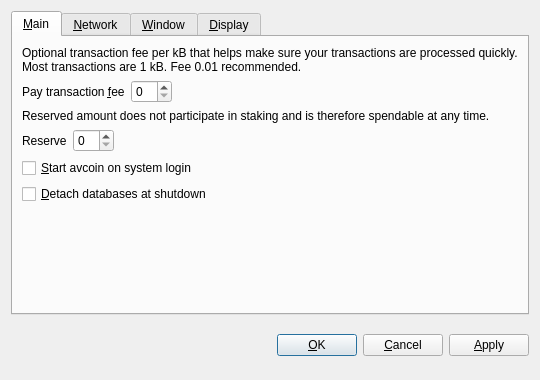
<?xml version="1.0" encoding="UTF-8"?>
<ui version="4.0">
 <class>OptionsDialog</class>
 <widget class="QDialog" name="OptionsDialog">
  <property name="geometry">
   <rect>
    <x>0</x>
    <y>0</y>
    <width>540</width>
    <height>380</height>
   </rect>
  </property>
  <property name="windowTitle">
   <string>Options</string>
  </property>
  <property name="modal">
   <bool>true</bool>
  </property>
  <layout class="QVBoxLayout" name="verticalLayout">
   <item>
    <widget class="QTabWidget" name="tabWidget">
     <property name="tabPosition">
      <enum>QTabWidget::North</enum>
     </property>
     <property name="currentIndex">
      <number>0</number>
     </property>
     <widget class="QWidget" name="tabMain">
      <attribute name="title">
       <string>&amp;Main</string>
      </attribute>
      <layout class="QVBoxLayout" name="verticalLayout_Main">
       <item>
        <widget class="QLabel" name="transactionFeeInfoLabel">
         <property name="text">
          <string>Optional transaction fee per kB that helps make sure your transactions are processed quickly. Most transactions are 1 kB. Fee 0.01 recommended.</string>
         </property>
         <property name="textFormat">
          <enum>Qt::PlainText</enum>
         </property>
         <property name="wordWrap">
          <bool>true</bool>
         </property>
        </widget>
       </item>
       <item>
        <layout class="QHBoxLayout" name="horizontalLayoutFee">
         <item>
          <widget class="QLabel" name="transactionFeeLabel">
           <property name="text">
            <string>Pay transaction &amp;fee</string>
           </property>
           <property name="textFormat">
            <enum>Qt::PlainText</enum>
           </property>
           <property name="buddy">
            <cstring>transactionFee</cstring>
           </property>
          </widget>
         </item>
         <item>
          <widget class="BitcoinAmountField" name="transactionFee"/>
         </item>
         <item>
          <spacer name="horizontalSpacerFee">
           <property name="orientation">
            <enum>Qt::Horizontal</enum>
           </property>
           <property name="sizeHint" stdset="0">
            <size>
             <width>40</width>
             <height>20</height>
            </size>
           </property>
          </spacer>
         </item>
        </layout>
       </item>
       <item>
        <widget class="QLabel" name="reserveBalanceInfoLabel">
         <property name="text">
          <string>Reserved amount does not participate in staking and is therefore spendable at any time.</string>
         </property>
         <property name="textFormat">
          <enum>Qt::PlainText</enum>
         </property>
         <property name="wordWrap">
          <bool>true</bool>
         </property>
        </widget>
       </item>
       <item>
        <layout class="QHBoxLayout" name="horizontalLayoutReserveBalance">
         <item>
          <widget class="QLabel" name="reserveBalanceLabel">
           <property name="text">
            <string>Reserve</string>
           </property>
           <property name="textFormat">
            <enum>Qt::PlainText</enum>
           </property>
           <property name="buddy">
            <cstring>reserveBalance</cstring>
           </property>
          </widget>
         </item>
         <item>
          <widget class="BitcoinAmountField" name="reserveBalance"/>
         </item>
         <item>
          <spacer name="horizontalSpacerReserveBalance">
           <property name="orientation">
            <enum>Qt::Horizontal</enum>
           </property>
           <property name="sizeHint" stdset="0">
            <size>
             <width>40</width>
             <height>20</height>
            </size>
           </property>
          </spacer>
         </item>
        </layout>
       </item>
       <item>
        <widget class="QCheckBox" name="bitcoinAtStartup">
         <property name="toolTip">
          <string>Automatically start avcoin after logging in to the system.</string>
         </property>
         <property name="text">
          <string>&amp;Start avcoin on system login</string>
         </property>
        </widget>
       </item>
       <item>
        <widget class="QCheckBox" name="detachDatabases">
         <property name="toolTip">
          <string>Detach block and address databases at shutdown. This means they can be moved to another data directory, but it slows down shutdown. The wallet is always detached.</string>
         </property>
         <property name="text">
          <string>&amp;Detach databases at shutdown</string>
         </property>
        </widget>
       </item>
       <item>
        <spacer name="verticalSpacer_Main">
         <property name="orientation">
          <enum>Qt::Vertical</enum>
         </property>
         <property name="sizeHint" stdset="0">
          <size>
           <width>20</width>
           <height>40</height>
          </size>
         </property>
        </spacer>
       </item>
      </layout>
     </widget>
     <widget class="QWidget" name="tabNetwork">
      <attribute name="title">
       <string>&amp;Network</string>
      </attribute>
      <layout class="QVBoxLayout" name="verticalLayout_Network">
       <item>
        <widget class="QCheckBox" name="mapPortUpnp">
         <property name="toolTip">
          <string>Automatically open the avcoin client port on the router. This only works when your router supports UPnP and it is enabled.</string>
         </property>
         <property name="text">
          <string>Map port using &amp;UPnP</string>
         </property>
        </widget>
       </item>
       <item>
        <widget class="QCheckBox" name="connectSocks">
         <property name="toolTip">
          <string>Connect to the avcoin network through a SOCKS proxy (e.g. when connecting through Tor).</string>
         </property>
         <property name="text">
          <string>&amp;Connect through SOCKS proxy:</string>
         </property>
        </widget>
       </item>
       <item>
        <layout class="QHBoxLayout" name="horizontalLayout_Network">
         <item>
          <widget class="QLabel" name="proxyIpLabel">
           <property name="text">
            <string>Proxy &amp;IP:</string>
           </property>
           <property name="textFormat">
            <enum>Qt::PlainText</enum>
           </property>
           <property name="buddy">
            <cstring>proxyIp</cstring>
           </property>
          </widget>
         </item>
         <item>
          <widget class="QValidatedLineEdit" name="proxyIp">
           <property name="maximumSize">
            <size>
             <width>140</width>
             <height>16777215</height>
            </size>
           </property>
           <property name="toolTip">
            <string>IP address of the proxy (e.g. 127.0.0.1)</string>
           </property>
          </widget>
         </item>
         <item>
          <widget class="QLabel" name="proxyPortLabel">
           <property name="text">
            <string>&amp;Port:</string>
           </property>
           <property name="textFormat">
            <enum>Qt::PlainText</enum>
           </property>
           <property name="buddy">
            <cstring>proxyPort</cstring>
           </property>
          </widget>
         </item>
         <item>
          <widget class="QLineEdit" name="proxyPort">
           <property name="maximumSize">
            <size>
             <width>55</width>
             <height>16777215</height>
            </size>
           </property>
           <property name="toolTip">
            <string>Port of the proxy (e.g. 9050)</string>
           </property>
          </widget>
         </item>
         <item>
          <widget class="QLabel" name="socksVersionLabel">
           <property name="text">
            <string>SOCKS &amp;Version:</string>
           </property>
           <property name="textFormat">
            <enum>Qt::PlainText</enum>
           </property>
           <property name="buddy">
            <cstring>socksVersion</cstring>
           </property>
          </widget>
         </item>
         <item>
          <widget class="QValueComboBox" name="socksVersion">
           <property name="toolTip">
            <string>SOCKS version of the proxy (e.g. 5)</string>
           </property>
          </widget>
         </item>
         <item>
          <spacer name="horizontalSpacer_Network">
           <property name="orientation">
            <enum>Qt::Horizontal</enum>
           </property>
           <property name="sizeHint" stdset="0">
            <size>
             <width>40</width>
             <height>20</height>
            </size>
           </property>
          </spacer>
         </item>
        </layout>
       </item>
       <item>
        <spacer name="verticalSpacer_Network">
         <property name="orientation">
          <enum>Qt::Vertical</enum>
         </property>
         <property name="sizeHint" stdset="0">
          <size>
           <width>20</width>
           <height>40</height>
          </size>
         </property>
        </spacer>
       </item>
      </layout>
     </widget>
     <widget class="QWidget" name="tabWindow">
      <attribute name="title">
       <string>&amp;Window</string>
      </attribute>
      <layout class="QVBoxLayout" name="verticalLayout_Window">
       <item>
        <widget class="QCheckBox" name="minimizeToTray">
         <property name="toolTip">
          <string>Show only a tray icon after minimizing the window.</string>
         </property>
         <property name="text">
          <string>&amp;Minimize to the tray instead of the taskbar</string>
         </property>
        </widget>
       </item>
       <item>
        <widget class="QCheckBox" name="minimizeOnClose">
         <property name="toolTip">
          <string>Minimize instead of exit the application when the window is closed. When this option is enabled, the application will be closed only after selecting Quit in the menu.</string>
         </property>
         <property name="text">
          <string>M&amp;inimize on close</string>
         </property>
        </widget>
       </item>
       <item>
        <spacer name="verticalSpacer_Window">
         <property name="orientation">
          <enum>Qt::Vertical</enum>
         </property>
         <property name="sizeHint" stdset="0">
          <size>
           <width>20</width>
           <height>40</height>
          </size>
         </property>
        </spacer>
       </item>
      </layout>
     </widget>
     <widget class="QWidget" name="tabDisplay">
      <attribute name="title">
       <string>&amp;Display</string>
      </attribute>
      <layout class="QVBoxLayout" name="verticalLayout_Display">
       <item>
        <layout class="QHBoxLayout" name="horizontalLayout_1_Display">
         <item>
          <widget class="QLabel" name="langLabel">
           <property name="text">
            <string>User Interface &amp;language:</string>
           </property>
           <property name="textFormat">
            <enum>Qt::PlainText</enum>
           </property>
           <property name="buddy">
            <cstring>lang</cstring>
           </property>
          </widget>
         </item>
         <item>
          <widget class="QValueComboBox" name="lang">
           <property name="toolTip">
            <string>The user interface language can be set here. This setting will take effect after restarting avcoin.</string>
           </property>
          </widget>
         </item>
        </layout>
       </item>
       <item>
        <layout class="QHBoxLayout" name="horizontalLayout_2_Display">
         <item>
          <widget class="QLabel" name="unitLabel">
           <property name="text">
            <string>&amp;Unit to show amounts in:</string>
           </property>
           <property name="textFormat">
            <enum>Qt::PlainText</enum>
           </property>
           <property name="buddy">
            <cstring>unit</cstring>
           </property>
          </widget>
         </item>
         <item>
          <widget class="QValueComboBox" name="unit">
           <property name="toolTip">
            <string>Choose the default subdivision unit to show in the interface and when sending coins.</string>
           </property>
          </widget>
         </item>
        </layout>
       </item>
       <item>
        <widget class="QCheckBox" name="displayAddresses">
         <property name="toolTip">
          <string>Whether to show avcoin addresses in the transaction list or not.</string>
         </property>
         <property name="text">
          <string>&amp;Display addresses in transaction list</string>
         </property>
        </widget>
       </item>
       <item>
        <widget class="QCheckBox" name="coinControlFeatures">
         <property name="toolTip">
          <string>Whether to show coin control features or not.</string>
         </property>
         <property name="text">
          <string>Display coin &amp;control features (experts only!)</string>
         </property>
        </widget>
       </item>
       <item>
        <spacer name="verticalSpacer_Display">
         <property name="orientation">
          <enum>Qt::Vertical</enum>
         </property>
         <property name="sizeHint" stdset="0">
          <size>
           <width>20</width>
           <height>40</height>
          </size>
         </property>
        </spacer>
       </item>
      </layout>
     </widget>
    </widget>
   </item>
   <item>
    <layout class="QHBoxLayout" name="horizontalLayout_Buttons">
     <item>
      <spacer name="horizontalSpacer_1">
       <property name="orientation">
        <enum>Qt::Horizontal</enum>
       </property>
       <property name="sizeHint" stdset="0">
        <size>
         <width>40</width>
         <height>48</height>
        </size>
       </property>
      </spacer>
     </item>
     <item>
      <widget class="QLabel" name="statusLabel">
       <property name="font">
        <font>
         <weight>75</weight>
         <bold>true</bold>
        </font>
       </property>
       <property name="text">
        <string/>
       </property>
       <property name="textFormat">
        <enum>Qt::PlainText</enum>
       </property>
       <property name="wordWrap">
        <bool>true</bool>
       </property>
      </widget>
     </item>
     <item>
      <spacer name="horizontalSpacer_2">
       <property name="orientation">
        <enum>Qt::Horizontal</enum>
       </property>
       <property name="sizeHint" stdset="0">
        <size>
         <width>40</width>
         <height>48</height>
        </size>
       </property>
      </spacer>
     </item>
     <item>
      <widget class="QPushButton" name="okButton">
       <property name="text">
        <string>&amp;OK</string>
       </property>
      </widget>
     </item>
     <item>
      <widget class="QPushButton" name="cancelButton">
       <property name="text">
        <string>&amp;Cancel</string>
       </property>
       <property name="autoDefault">
        <bool>false</bool>
       </property>
      </widget>
     </item>
     <item>
      <widget class="QPushButton" name="applyButton">
       <property name="text">
        <string>&amp;Apply</string>
       </property>
       <property name="autoDefault">
        <bool>false</bool>
       </property>
      </widget>
     </item>
    </layout>
   </item>
  </layout>
 </widget>
 <customwidgets>
  <customwidget>
   <class>BitcoinAmountField</class>
   <extends>QSpinBox</extends>
   <header>bitcoinamountfield.h</header>
  </customwidget>
  <customwidget>
   <class>QValueComboBox</class>
   <extends>QComboBox</extends>
   <header>qvaluecombobox.h</header>
  </customwidget>
  <customwidget>
   <class>QValidatedLineEdit</class>
   <extends>QLineEdit</extends>
   <header>qvalidatedlineedit.h</header>
  </customwidget>
 </customwidgets>
 <resources/>
 <connections/>
</ui>
